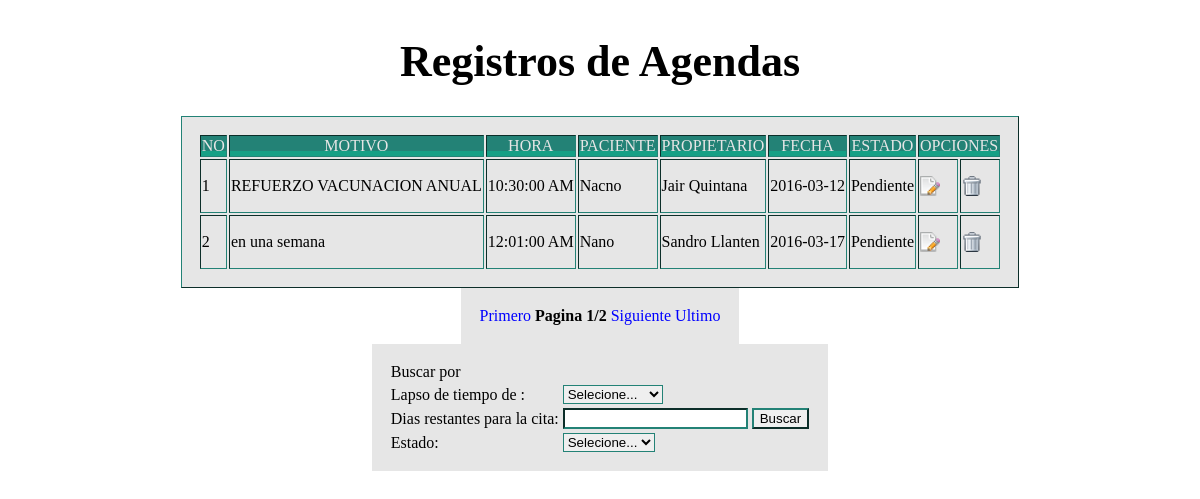
Page /Proyecto/veterinaria/consulta/pag_actividades/index.php on the committed database.
### tables this page shows
CREATE TABLE `agenda` (
  `id_agenda` int(50) NOT NULL,
  `fecha_fin` date NOT NULL,
  `hora` time NOT NULL,
  `id_mascota` int(50) NOT NULL,
  `motivo` varchar(50) NOT NULL,
  `fecha_registro` date NOT NULL,
  `estado_agenda` int(5) NOT NULL
);

CREATE TABLE `mascota` (
  `id_mascota` int(50) NOT NULL,
  `nombre` varchar(20) NOT NULL,
  `fecha_nacimiento` date NOT NULL,
  `color` varchar(20) NOT NULL,
  `peso_kg` int(20) NOT NULL,
  `raza` varchar(20) NOT NULL,
  `id_genero` int(5) NOT NULL,
  `id_especie` int(5) NOT NULL,
  `id_estado` int(5) NOT NULL,
  `id_propietario` int(5) NOT NULL,
  `fecha_actu` date NOT NULL
);

CREATE TABLE `propietario` (
  `id_propietario` int(5) NOT NULL,
  `p_nombre` varchar(20) NOT NULL,
  `s_nombre` varchar(20) NOT NULL,
  `p_apellido` varchar(20) NOT NULL,
  `s_apellido` varchar(20) NOT NULL,
  `id_tipo_docu` int(5) NOT NULL,
  `numero_tipo` int(10) NOT NULL,
  `clave` varchar(50) NOT NULL,
  `celular` varchar(14) NOT NULL,
  `direccion` varchar(40) NOT NULL,
  `email` varchar(50) NOT NULL,
  `id_roll` int(5) NOT NULL,
  `id_est_propi` int(5) NOT NULL,
  `online` int(2) NOT NULL,
  `codigo` int(5) NOT NULL
);

CREATE TABLE `estado_agenda` (
  `estado_agenda` int(5) NOT NULL,
  `estado` varchar(10) NOT NULL
);

### Proyecto/veterinaria/consulta/pag_actividades/paginador.php (the view, shortened to what this page needs)
<html>
<center>
<?php
$con= Conectarse();
$RegistrosAMostrar=2;
if(isset($_GET['pag'])){
	$RegistrosAEmpezar=($_GET['pag']-1)*$RegistrosAMostrar;
	$PagAct=$_GET['pag'];
}else{
	$RegistrosAEmpezar=0;
	$PagAct=1;
}
$Resultado=mysql_query("SELECT agenda.motivo,Time_Format(agenda.hora,'%r'),mascota.nombre,propietario.p_nombre,.propietario.p_apellido,agenda.fecha_fin,estado_agenda.estado,agenda.id_agenda from agenda,mascota,propietario,estado_agenda WHERE estado_agenda.estado_agenda=agenda.estado_agenda AND agenda.id_mascota=mascota.id_mascota AND mascota.id_propietario=propietario.id_propietario LIMIT $RegistrosAEmpezar, $RegistrosAMostrar",$con);$cant=1;
echo "<table border='1'>";
echo "<tr>";
	echo "<th>No</th>";
	echo "<th>Motivo</th>";
	echo "<th>Hora</th>";
	echo "<th>Paciente</th>";
	echo "<th>Propietario</th>";
	echo "<th>Fecha</th>";
	echo "<th>Estado</th>";
	echo "<th colspan='2'>OPCIONES</th>";
	echo "</tr>";
while($MostrarMostrarFila=mysql_fetch_array($Resultado)){
	echo "<tr>";
	echo "<td>";
	echo "<p class='compañia' value='".$MostrarMostrarFila['0']."' name='numero_especie'>".$cant++."</p>";
	echo "</td>";
	echo "<td>";
	echo "<p class='compañia' value='".$MostrarMostrarFila['1']."' name='nombre_especie'>".$MostrarMostrarFila['0']."</p>";
	echo "</td>";
	echo "<td>";
	echo "<p class='compañia' value='".$MostrarMostrarFila['1']."' name='fecha'>".$MostrarMostrarFila['1']."</p>";
	echo "</td>";
	echo "<td>";
	echo "<p class='compañia' value='".$MostrarMostrarFila['1']."' name='color'>".$MostrarMostrarFila['2']."</p>";
	echo "</td>";
	echo "<td>";
	echo "<p class='compañia' value='".$MostrarMostrarFila['1']."' name='peso'>".$MostrarMostrarFila['3'].' '.$MostrarMostrarFila['4']."</p>";
	echo "</td>";
	echo "<td>";
	echo "<p class='compañia' value='".$MostrarMostrarFila['1']."' name='peso'>".$MostrarMostrarFila['5']."</p>";
	echo "</td>";
	echo "<td>";
	echo "<p class='compañia' value='".$MostrarMostrarFila['1']."' name='peso'>".$MostrarMostrarFila['6']."</p>";
	echo "</td>";
	echo "<td>";
	echo "<a href='../../actualizar/act_activi.php?id_reg=$MostrarMostrarFila[7]' target='proceso' onclick='return editar();'><img src='../../img/edit.png' width='20' height='20' /></a>";
	echo "</td>";
	echo "<td>";
	echo "<a href='../../del/del_acti.php?id_reg=$MostrarMostrarFila[7]' target='proceso' onclick='return confirmar();'><img src='../../img/del.gif' width='20' height='20' /></a>";
	echo "</td>";
	echo "</tr>";
   }
$NroRegistros=mysql_num_rows(mysql_query("SELECT agenda.motivo,Time_Format(agenda.hora,'%r'),mascota.nombre,propietario.p_nombre,.propietario.p_apellido,agenda.fecha_fin,estado_agenda.estado,agenda.id_agenda from agenda,mascota,propietario,estado_agenda WHERE estado_agenda.estado_agenda=agenda.estado_agenda AND agenda.id_mascota=mascota.id_mascota AND mascota.id_propietario=propietario.id_propietario",$con));
$PagSig=$PagAct+1;
$PagUlt=$NroRegistros/$RegistrosAMostrar;
echo "<table>";
echo "<tr>";
echo "<td><a  onclick=\"Pagina('1')\">Primero</a></td>";
echo "<td><strong>Pagina ".$PagAct."/".$PagUlt."</strong></td>";
if($PagAct<$PagUlt)  echo "<td><a onclick=\"Pagina('$PagSig')\">Siguiente</a></td>";
echo "<td><a  onclick=\"Pagina('$PagUlt')\">Ultimo</a></td>";
echo "</tr>";
echo "</table>";
?>
 <form action=""  target="proceso" method="POST" name="tiempo">
  <table><tr><td>Buscar por</td></tr>
  <tr><td>Lapso de tiempo de :</td><td> <select name="tiempo" onchange="document.tiempo.submit();">
  <option value="null">Selecione...</option>
  </select>
  </td></tr>
  <tr><td>Dias restantes para la cita: </td><td><input type="number" name="dias"> <input type="Submit"  name="buscar2" value="Buscar"></td></tr></form>
  <form action=""  target="proceso" method="POST" name="est">
  <tr><td>Estado: </td><td>
  <select name="est" onchange="document.est.submit();">
  <option value="null">Selecione...</option>
  </select><input type="submit" value="" name="buscar3" style="display:none"></td></tr>
  </form>
  </table>
  </center>

### Proyecto/veterinaria/consulta/pag_actividades/index.php (style rules this page uses)
*, *:before, *:after { -moz-box-sizing: border-box; -webkit-box-sizing: border-box; box-sizing: border-box; }
html, body { margin: 0; padding: 0; width: 100%; height: 100%; }
body { padding: 5em 1em; background-repeat: no-repeat; background-size: cover; background-position: center; }
table { background-color: #E6E6E6; padding: 1em; }
table, table * { border-color: #238276 !important; }
table th { text-transform: uppercase; font-weight: 300; text-align: center; color: #E6E6E6; background-color: #238276; position: relative; }
table th:after { content: ""; display: block; height: 5px; right: 0; left: 0; bottom: 0; background-color: #16a085; position: absolute; }
a:link { color: blue; text-decoration:none; }
a { color: blue; }

### rows in the picture
agenda: motivo "REFUERZO VACUNACION ANUAL", 1 "10:30:00 AM", id_mascota.nombre "Nacno", propietario.p_nombre "Jair", propietario.p_apellido "Quintana", fecha_fin "2016-03-12", estado_agenda.estado "Pendiente"
agenda: motivo "en una semana", 1 "12:01:00 AM", id_mascota.nombre "Nano", propietario.p_nombre "Sandro", propietario.p_apellido "Llanten", fecha_fin "2016-03-17", estado_agenda.estado "Pendiente"

### other values in the picture
$titulo "Registros de Agendas"
$PagAct "1"
$PagUlt "2"
